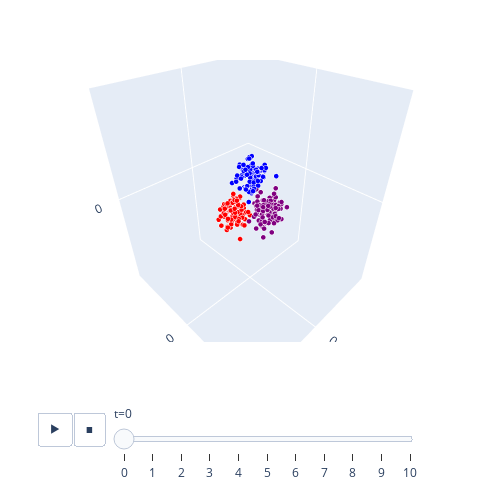

Write notebook code for a chart like this one.
### Code cell
fig_3d = vis.visualize_3d(gsc.df)
fig_3d

### Figure 1 — Plotly figure (JSON) as saved in the notebook; plotly's stock layout.template omitted (floating-point values rounded to 4 significant figures; data arrays with more than 128 entries replaced by an {"elided": "..."} marker saying what was removed)
{"data": [{"hovertemplate": "t=0<br>x=%{x}<br>y=%{y}<br>z=%{z}<br>size=%{marker.size}<br>label=%{marker.color}<extra></extra>", "legendgroup": "", "marker": {"color": {"elided": "300 int values"}, "coloraxis": "coloraxis", "opacity": 1, "size": {"elided": "300 float values"}, "sizemode": "area", "sizeref": 0.02, "symbol": "circle"}, "mode": "markers", "name": "", "scene": "scene", "showlegend": false, "type": "scatter3d", "x": {"elided": "300 float values"}, "y": {"elided": "300 float values"}, "z": {"elided": "300 float values"}}], "layout": {"coloraxis": {"colorbar": {"title": {"text": "label"}}, "colorscale": [[0, "red"], [1, "blue"]], "showscale": false}, "height": 500, "legend": {"itemsizing": "constant", "tracegroupgap": 0}, "margin": {"t": 60}, "scene": {"aspectmode": "auto", "aspectratio": {"x": 0.9259, "y": 0.9604, "z": 1.125}, "camera": {"center": {"x": 0, "y": 0, "z": 0}, "eye": {"x": 0.9955, "y": 0.9955, "z": 0.9955}, "projection": {"type": "perspective"}, "up": {"x": 0, "y": 0, "z": 1}}, "domain": {"x": [0, 1], "y": [0, 1]}, "xaxis": {"dtick": 10, "range": [-4, 4], "title": {"text": "x"}, "type": "linear"}, "yaxis": {"dtick": 10, "range": [-4, 4], "title": {"text": "y"}, "type": "linear"}, "zaxis": {"dtick": 10, "range": [-4, 4], "title": {"text": "z"}, "type": "linear"}}, "sliders": [{"active": 0, "currentvalue": {"prefix": "t="}, "len": 0.9, "pad": {"b": 10, "t": 60}, "steps": [{"args": [["0"], {"frame": {"duration": 0, "redraw": true}, "fromcurrent": true, "mode": "immediate", "transition": {"duration": 0, "easing": "linear"}}], "label": "0", "method": "animate"}, {"args": [["1"], {"frame": {"duration": 0, "redraw": true}, "fromcurrent": true, "mode": "immediate", "transition": {"duration": 0, "easing": "linear"}}], "label": "1", "method": "animate"}, {"args": [["2"], {"frame": {"duration": 0, "redraw": true}, "fromcurrent": true, "mode": "immediate", "transition": {"duration": 0, "easing": "linear"}}], "label": "2", "method": "animate"}, {"args": [["3"], {"frame": {"duration": 0, "redraw": true}, "fromcurrent": true, "mode": "immediate", "transition": {"duration": 0, "easing": "linear"}}], "label": "3", "method": "animate"}, {"args": [["4"], {"frame": {"duration": 0, "redraw": true}, "fromcurrent": true, "mode": "immediate", "transition": {"duration": 0, "easing": "linear"}}], "label": "4", "method": "animate"}, {"args": [["5"], {"frame": {"duration": 0, "redraw": true}, "fromcurrent": true, "mode": "immediate", "transition": {"duration": 0, "easing": "linear"}}], "label": "5", "method": "animate"}, {"args": [["6"], {"frame": {"duration": 0, "redraw": true}, "fromcurrent": true, "mode": "immediate", "transition": {"duration": 0, "easing": "linear"}}], "label": "6", "method": "animate"}, {"args": [["7"], {"frame": {"duration": 0, "redraw": true}, "fromcurrent": true, "mode": "immediate", "transition": {"duration": 0, "easing": "linear"}}], "label": "7", "method": "animate"}, {"args": [["8"], {"frame": {"duration": 0, "redraw": true}, "fromcurrent": true, "mode": "immediate", "transition": {"duration": 0, "easing": "linear"}}], "label": "8", "method": "animate"}, {"args": [["9"], {"frame": {"duration": 0, "redraw": true}, "fromcurrent": true, "mode": "immediate", "transition": {"duration": 0, "easing": "linear"}}], "label": "9", "method": "animate"}, {"args": [["10"], {"frame": {"duration": 0, "redraw": true}, "fromcurrent": true, "mode": "immediate", "transition": {"duration": 0, "easing": "linear"}}], "label": "10", "method": "animate"}], "x": 0.1, "xanchor": "left", "y": 0, "yanchor": "top"}], "updatemenus": [{"buttons": [{"args": [null, {"frame": {"duration": 500, "redraw": true}, "fromcurrent": true, "mode": "immediate", "transition": {"duration": 500, "easing": "linear"}}], "label": "&#9654;", "method": "animate"}, {"args": [[null], {"frame": {"duration": 0, "redraw": true}, "fromcurrent": true, "mode": "immediate", "transition": {"duration": 0, "easing": "linear"}}], "label": "&#9724;", "method": "animate"}], "direction": "left", "pad": {"r": 10, "t": 70}, "showactive": false, "type": "buttons", "x": 0.1, "xanchor": "right", "y": 0, "yanchor": "top"}], "width": 500}}
